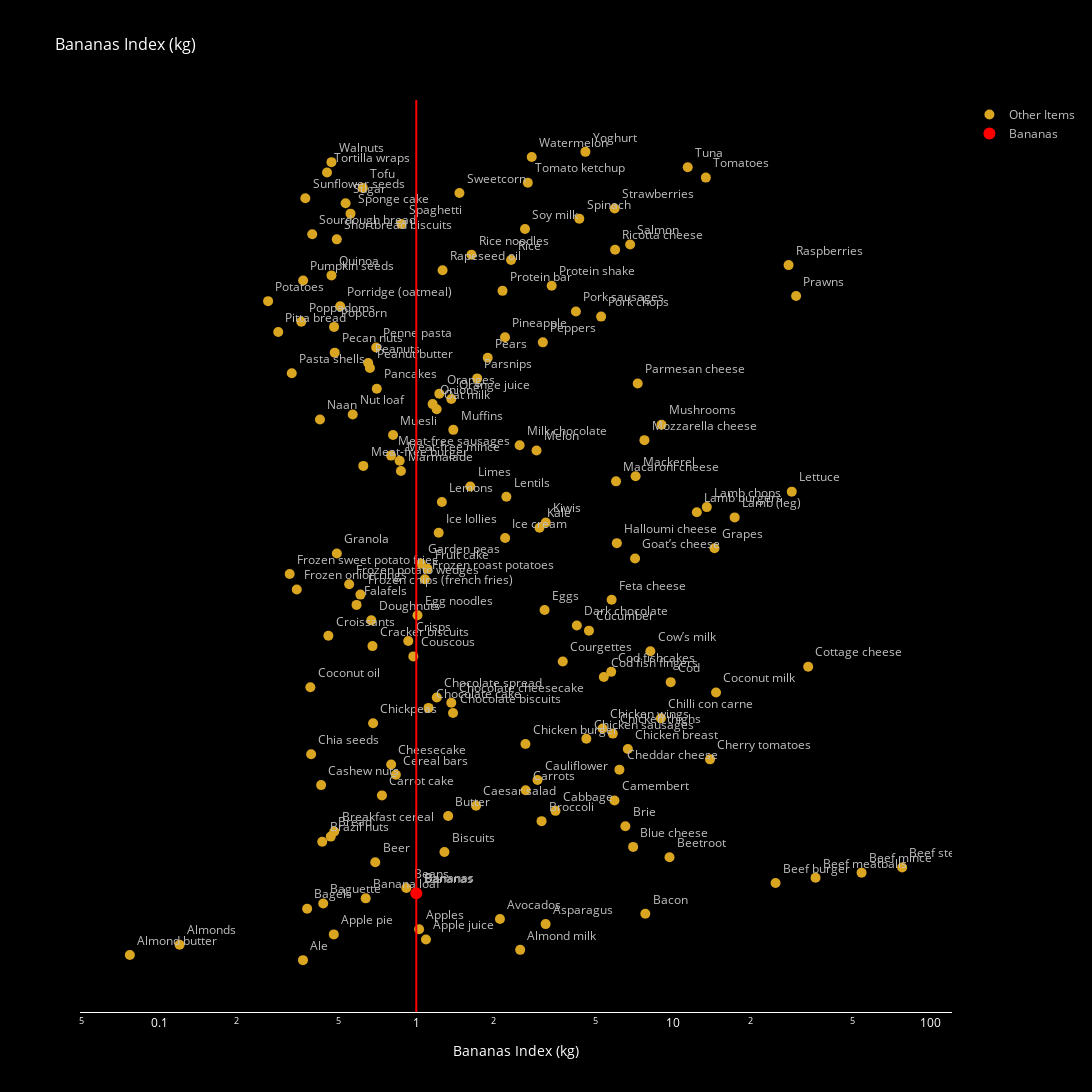

Notebook cell for this chart:
### Markdown cell above
## Emissions based on calories

### Code cell
entities = df['entity']
measure = df['Bananas index (1000 kcalories)']
plot_emissions(entities, measure)

### Figure 1 — Plotly figure (JSON) as saved in the notebook; plotly's stock layout.template omitted (floating-point values rounded to 4 significant figures; data arrays with more than 128 entries replaced by an {"elided": "..."} marker saying what was removed)
{"data": [{"marker": {"color": "goldenrod", "size": 10}, "mode": "markers+text", "name": "Other Items", "text": {"elided": "158 str values"}, "textposition": "top right", "type": "scatter", "x": {"elided": "158 float values"}, "y": {"elided": "158 str values"}}, {"marker": {"color": "red", "size": 12}, "mode": "markers+text", "name": "Bananas", "text": ["Bananas"], "textposition": "top right", "type": "scatter", "x": [1], "y": ["Bananas"]}], "layout": {"font": {"color": "silver"}, "height": 1800, "paper_bgcolor": "black", "plot_bgcolor": "black", "shapes": [{"line": {"color": "red", "width": 2}, "type": "line", "x0": 1, "x1": 1, "xref": "x", "y0": 0, "y1": 1, "yref": "paper"}], "title": {"font": {"color": "white", "size": 16}, "text": "Bananas Index (kg)"}, "width": 1500, "xaxis": {"color": "white", "showgrid": false, "showline": true, "showticklabels": true, "title": {"font": {"color": "white", "size": 14}, "text": "Bananas Index (kg)"}, "type": "log", "zeroline": false}, "yaxis": {"showgrid": false, "showline": false, "showticklabels": false, "title": {"font": {"color": "white", "size": 14}}, "zeroline": false}}}
